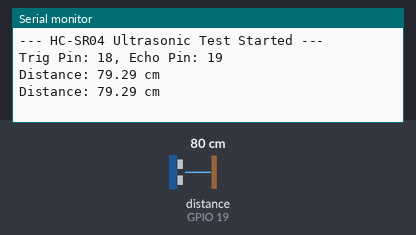
The sketch below on a simulated ESP32. Parts: the last lines printed to the serial monitor. Wiring (inferred from the names in the program): ultrasonic range finder: trigger GPIO 18; echo GPIO 19. Inputs (shaded band) come from the test bench; at power-on: distance to the obstacle (sensor on GPIO 19) 80 cm. The echo pulse lasts 58.3 µs per cm.

Above: at 1.8 s.
1.9 s: distance to the obstacle (sensor on GPIO 19) set to 2 cm
At 2.8 s:
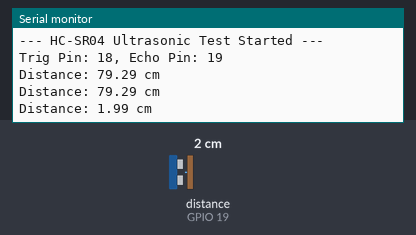
3.4 s: distance to the obstacle (sensor on GPIO 19) set to 4 cm
At 4.5 s:
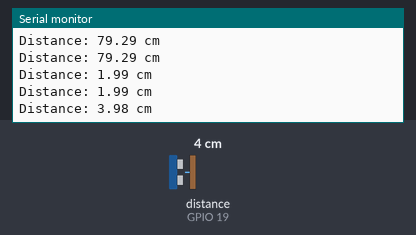
Timing chart, 0 to 6.4 s (numbered marks = the images above; inputs shaded):
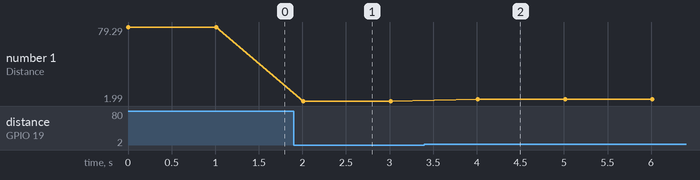

Measured:
- after the input at 1.9 s, the serial monitor: prints a new line after 0.11 s (image 1)
- after the input at 3.4 s, the serial monitor: prints a new line after 0.61 s (image 2)
- plotted number 1: 79.29 → 1.99 after the input at 1.9 s, 1.99 → 3.98 after the input at 3.4 s

The sketch:

HCSR04_Test.ino
```cpp
/*
 * HC-SR04 Ultrasonic Sensor Test (ESP32)
 *
 * Connections:
 * - VCC: 5V (or 3.3V depends on sensor version)
 * - GND: GND
 * - TRIG: GPIO 18
 * - ECHO: GPIO 19
 */

const int trigPin = 18;
const int echoPin = 19;

// Maximum distance we expect to read (in cm)
const int maxDistance = 400;

void setup() {
  Serial.begin(115200);
  pinMode(trigPin, OUTPUT);
  pinMode(echoPin, INPUT);

  Serial.println("--- HC-SR04 Ultrasonic Test Started ---");
  Serial.println("Trig Pin: 18, Echo Pin: 19");
}

void loop() {
  // Clear the trigPin
  digitalWrite(trigPin, LOW);
  delayMicroseconds(2);

  // Sets the trigPin on HIGH state for 10 micro seconds
  digitalWrite(trigPin, HIGH);
  delayMicroseconds(10);
  digitalWrite(trigPin, LOW);

  // Reads the echoPin, returns the sound wave travel time in microseconds
  long duration = pulseIn(echoPin, HIGH, 30000); // 30ms timeout

  // Calculating the distance
  // Speed of sound is 0.034 cm/us
  float distanceCm = duration * 0.034 / 2;

  if (duration == 0 || distanceCm > maxDistance) {
    Serial.println("Error: Out of range or no sensor detected");
  } else {
    Serial.print("Distance: ");
    Serial.print(distanceCm);
    Serial.println(" cm");
  }

  delay(1000); // Wait 1 second before next reading
}
```
